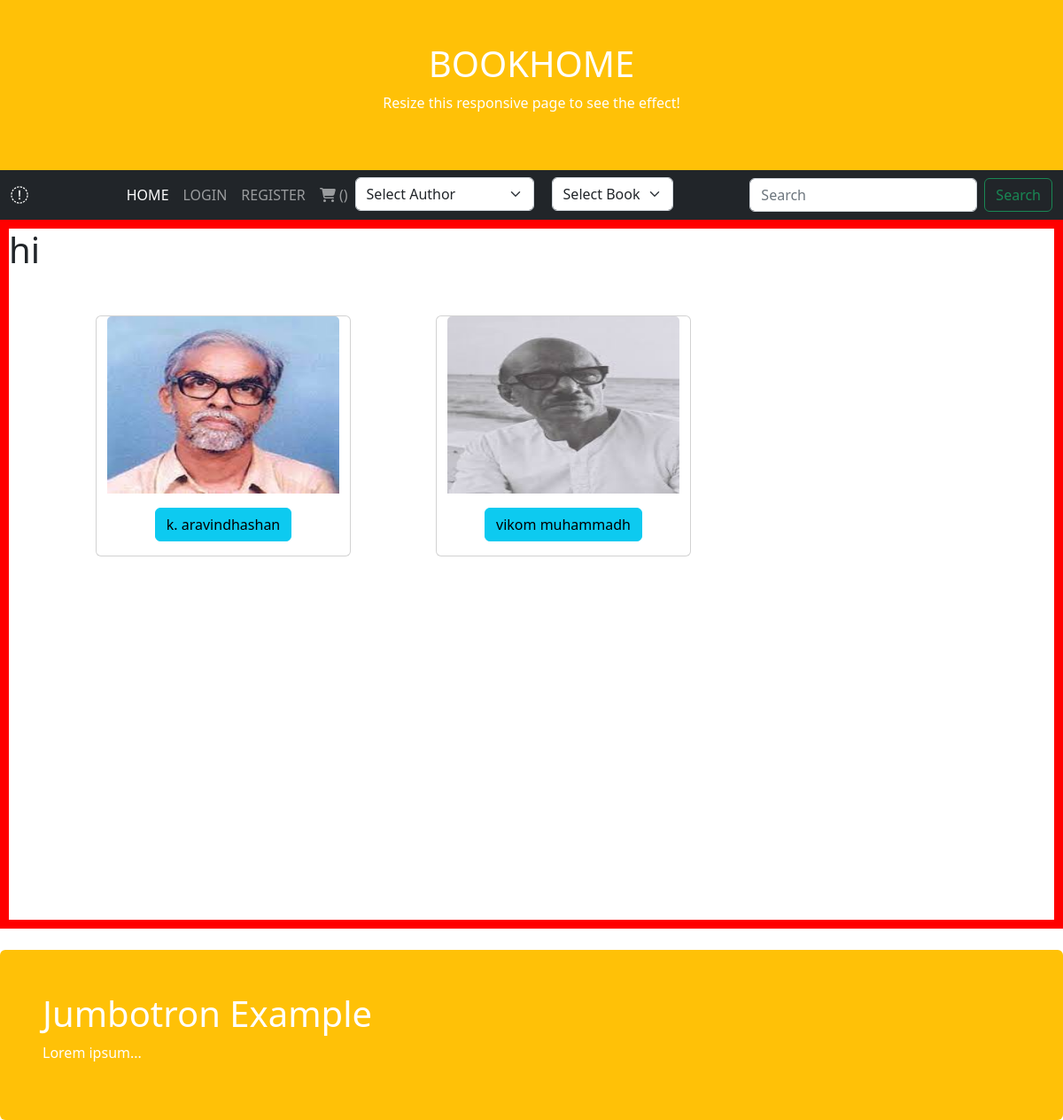
The page /auther/ on the database as committed earlier.
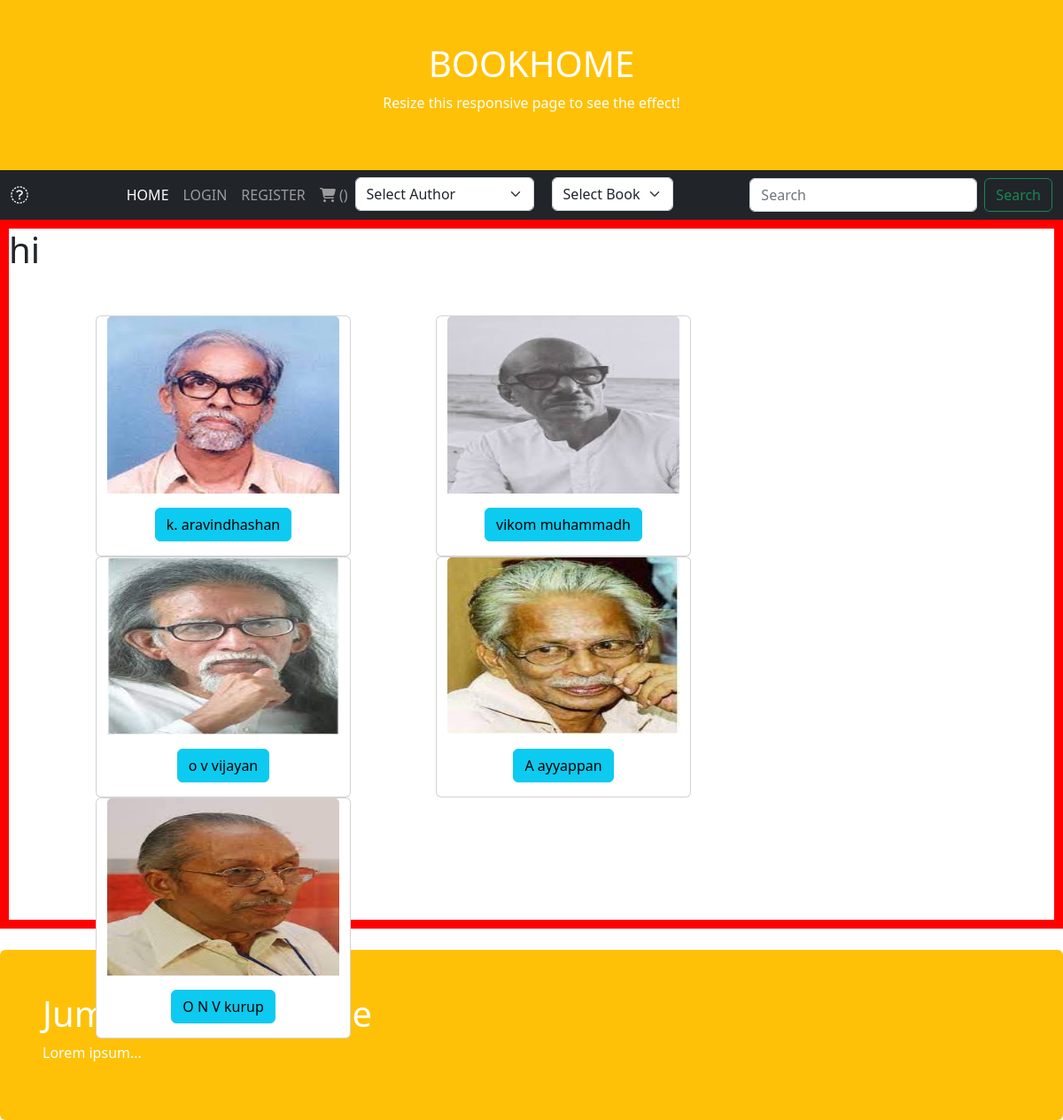
The same page on the database as committed later.
### mybook/models.py (models this page shows, shortened)
class Author(models.Model):
    author_name = models.CharField(max_length=20)
    auther_desc=models.TextField(blank=True)
    auther_image=models.ImageField(upload_to='auther',blank=True)
    author_age = IntegerField()

### mybook/views.py (the view)
# urls.py: path('auther/', views.view_authors, name='view_authors'),
def view_authors(request):
    author=True
    author_names = Author.objects.all()
    return render(request, 'auther.html', {"author_names": author_names,'author':author})

### templates/auther.html (shortened to what this page needs)
{% extends 'base.html' %}
{% block content %}
<section style="height: 800px; border: 10px solid red;">
  <h1>hi {{user.username}}</h1>
    <div class="row" style="margin: 50px 50px 50px 50px;">
      {% for author_name in author_names %}
      <div class="card mx-5" style="width: 18rem;">
        <img src="{{ author_name.auther_image.url }}" class="card-img-top" style="height: 200px;">
        <div class="card-body" style="text-align: center;">
        <a href="{% url 'author_books' author_name.id %}"><button class="btn btn btn-info">{{ author_name.author_name }}</button></a>
        </div>
      </div>
        {% endfor %}
    </div>
</section>
{% endblock %}

### templates/base.html (shortened to what this page needs)
{% load static  %}
<!doctype html>
<html lang="en">
  <head>
    <link href="https://cdn.jsdelivr.net/npm/bootstrap@5.0.2/dist/css/bootstrap.min.css" rel="stylesheet">
    <link rel="stylesheet" href="{% static 'css/all.min.css' %}">
    <link rel="stylesheet" href="{% static 'css/style.css' %}">
    <link rel="stylesheet" href="{% static 'css/bootstrap.min.css' %}">
        <div class="container-fluid p-5 bg-warning text-white text-center">
            <h1>BOOKHOME</h1>
            <p>Resize this responsive page to see the effect!</p>
          </div>
  </head>
  <body>
    {% include 'navbar.html' %}
    {% block content %}
    {% endblock %}
    {% include 'footer.html' %}
  </body>
</html>

### templates/navbar.html (shortened to what this page needs)
<nav class="navbar navbar-expand-sm bg-dark navbar-dark">
  <div class="container-fluid">
    <a class="navbar-brand" href="{% url 'home' %}"><i class="fa-solid fa-book-open-cover"></i></a>
    <div class="collapse navbar-collapse" id="navbarSupportedContent">
      <ul class="navbar-nav mx-auto mb-2 mb-lg-0">
        <li class="nav-item">
          <a class="nav-link active" aria-current="page" href="{% url 'home' %}">HOME</a>
        </li>
        {% if user.is_authenticated  %}
        <li class="nav-item">
          <a class="nav-link" href="{% url 'user-logout' %}">Logout</a>
        </li>
        <li class="nav-item">
          <a class="nav-link" href="{% url 'despatch' %}">DESPACH</a>
        </li>
        {% else %}
        <li class="nav-item">
          <a class="nav-link" href="{% url 'login' %}">LOGIN</a>
        </li>
        <li class="nav-item">
          <a class="nav-link" href="{% url 'register' %}">REGISTER</a>
        </li>
        {% endif %}
        <li class="nav-item">
          <a class="nav-link " href="{% url 'cartDetails' %}"><i class="fa fa-shopping-cart" ></i> ({{ cn }})</a>
        </li>
        <li class="nav-item dropdown" >
          {% if home%}
          <form action="" method="POST" id="load_districts" data-load-branches="load-branches">
          <!-- <a class="nav-link dropdown-toggle" href="{% url 'branch' %}" id="navbarDropdown" role="button" data-bs-toggle="dropdown" aria-expanded="false">
            BRANCH
          </a>
          <ul class="dropdown-menu" aria-labelledby="navbarDropdown">
            {% for ar in bjs %}
            <li><a class="dropdown-item" href="{% url 'branches' ar.id %}">{{ar.DICSTRINM}}</a></li>
            {% endfor %}
          </ul> -->
          <select  name="district" id="districtID" class="form-control form-select" >
            <option disabled selected="true"> Select District</option>
            {%for dct in districts%}
            <option value="{{dct.id}}">{{dct.DICSTRINM}}</option>
            {%endfor%}
          </select>
         </form>
         {%elif author%}
         <form action="" method="POST" id="load_authors" data-load-books="load-books">
          <select  name="author" id="authorID" class="form-control form-select" >
            <option disabled selected="true"> Select Author</option>
          </select>
         </form>
         {%endif%}
        </li>
        <li class="nav-item dropdown" style="margin-left:20px;">
          {%if home%}
          <select  name="branche"  id="brancheID" class="form-control form-select" >
            <option disabled selected="true"> Select Branche</option>
          </select>
          {%elif author%}
          <select  name="book"  id="bookID" class="form-control form-select" >
            <option disabled selected="true"> Select Book</option>
          </select>
          {%else%}
          <select  name="branche"  id="brancheID" class="form-control form-select" >
            <option disabled selected="true"> Select Branche</option>
          </select>
          {%endif%}
        </li>
      </ul>
      <form class="d-flex" action="{% url 'searching' %}">
        <input class="form-control me-2" type="search" placeholder="Search" aria-label="Search">
        <button class="btn btn-outline-success" type="submit" placeholder="Enter item name to search" name="q">Search</button>
      </form>
    </div>
  </div>
</nav>

### templates/footer.html
<footer>
    <div class="mt-4 p-5 bg-warning text-white rounded">
        <h1>Jumbotron Example</h1>
        <p>Lorem ipsum...</p>
      </div>
</footer>

Rows that differ between the two databases and show on the page:
added Author: auther_image (picture), author_name "o v vijayan"
added Author: auther_image (picture), author_name "A ayyappan"
added Author: auther_image (picture), author_name "O N V kurup"
